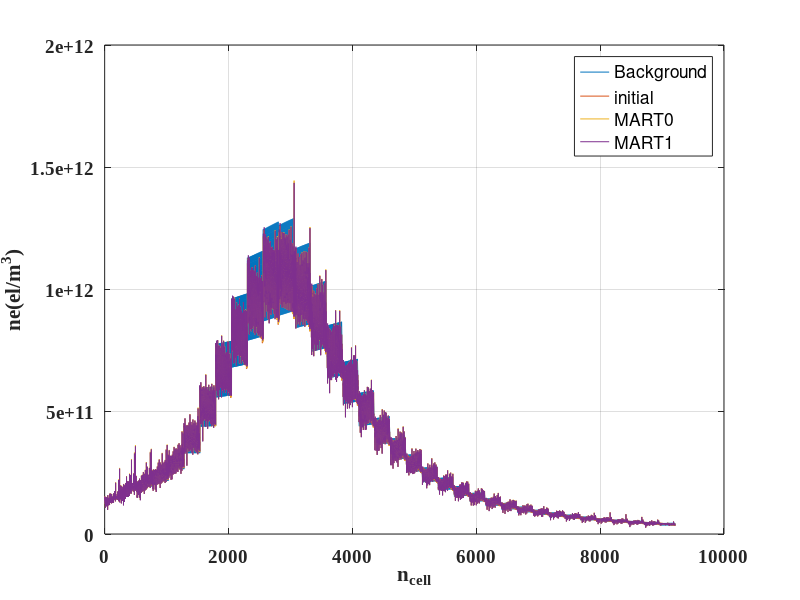

Recreate this plot in MATLAB. (Note: this script raises an error after producing the figure.)
clear all
close all
clc

load 12NewNe.mat
[Nlat, Nlon, Nh]=size(ne_background);
Ne=reshape(ne_background,Nlat*Nlon*Nh,1);
ne0=reshape(ne_ini,Nlat*Nlon*Nh,1);
Ne_mart0=reshape(ne_mart0,Nlat*Nlon*Nh,1);
Ne_mart1=reshape(ne_mart1,Nlat*Nlon*Nh,1);

figure
plot(Ne)
hold on
plot(ne0)
hold on
plot(Ne_mart0)
hold on
plot(Ne_mart1)
% set(gca,'Ylim')
xlabel('n_{cell}','fontsize',12,'fontname','Times New Roman','fontweight','bold')
ylabel('ne(el/m^3)','fontsize',12,'fontname','Times New Roman','fontweight','bold')
% title('MART','fontsize',12,'fontname','Times New Roman','fontweight','bold')
legend('Background','initial', 'MART0', 'MART1')
set(gca,'fontsize',14,'fontname','Times New Roman','fontweight','bold')
grid on

neb=reshape(ne_background(5,5,:), [],1);
neb=smooth(neb);
nem0=reshape(ne_mart0(5,5,:), [],1);
nem0=smooth(nem0);
nem1=reshape(ne_mart1(5,5,:), [],1);
nem1=smooth(nem1);
nei=reshape(ne_ini(5,5,:), [],1);
nei=smooth(nei);

hh=100:25:1000-25;
% Re_Error=mean(abs(Ne_mart(2000:12000)-Ne(2000:12000))./Ne(2000:12000));
figure
plot(neb,hh, nei,hh,nem0,hh, nem1,hh,  'linewidth', 1.5)
ylim([100, 1000]);
xlabel('ne(el/m^3)','fontsize',12,'fontname','Times New Roman','fontweight','bold')
ylabel('Altitude/km','fontsize',12,'fontname','Times New Roman','fontweight','bold')
legend('Background','Initial','MART0', 'MART1')
set(gca,'fontsize',14,'fontname','Times New Roman','fontweight','bold')
grid on
